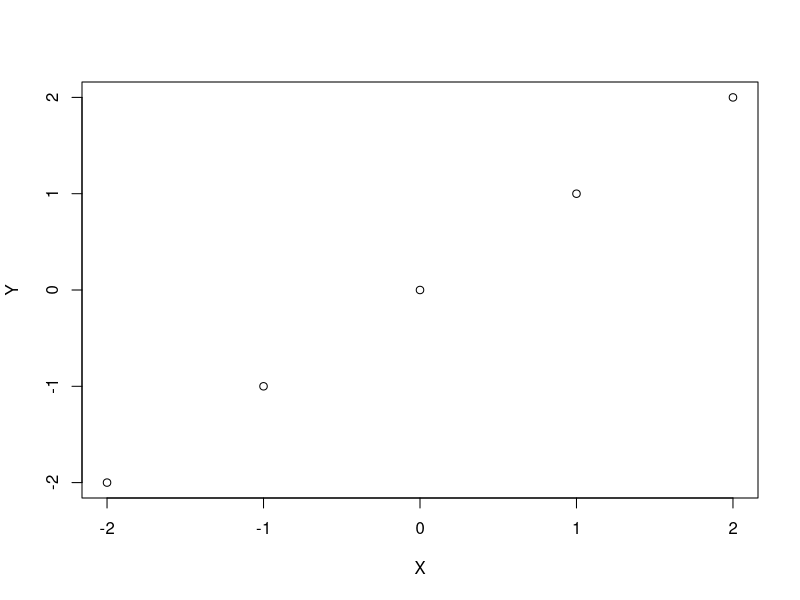
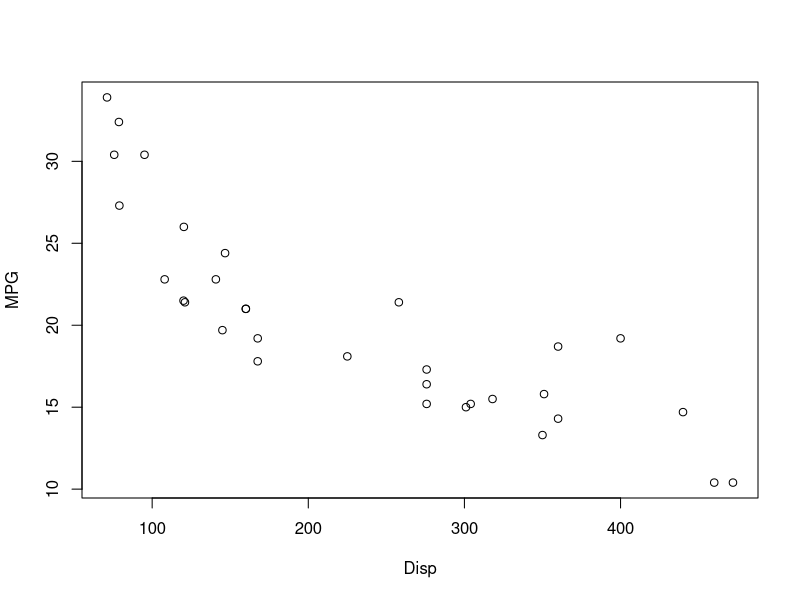
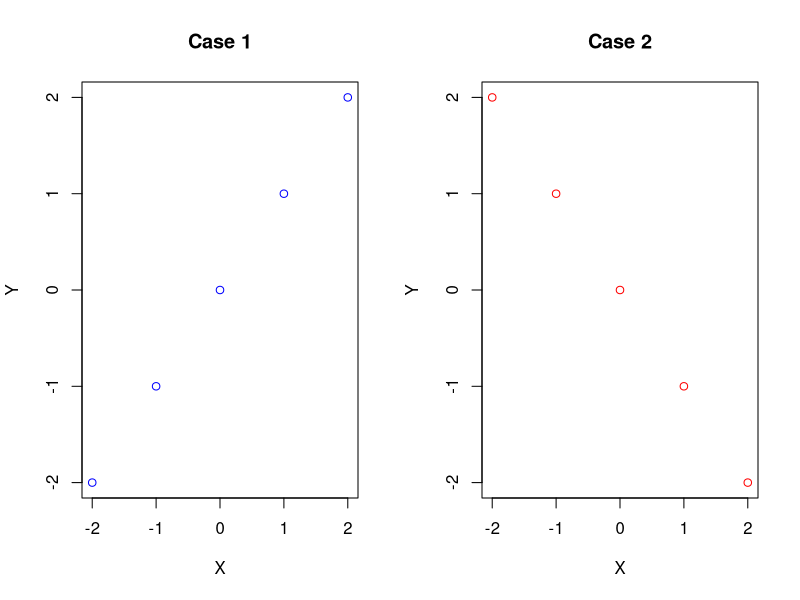
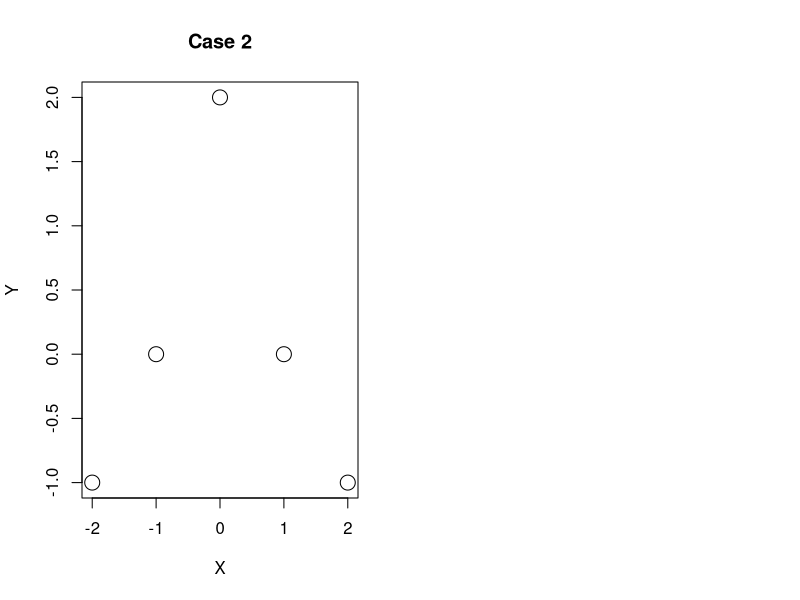
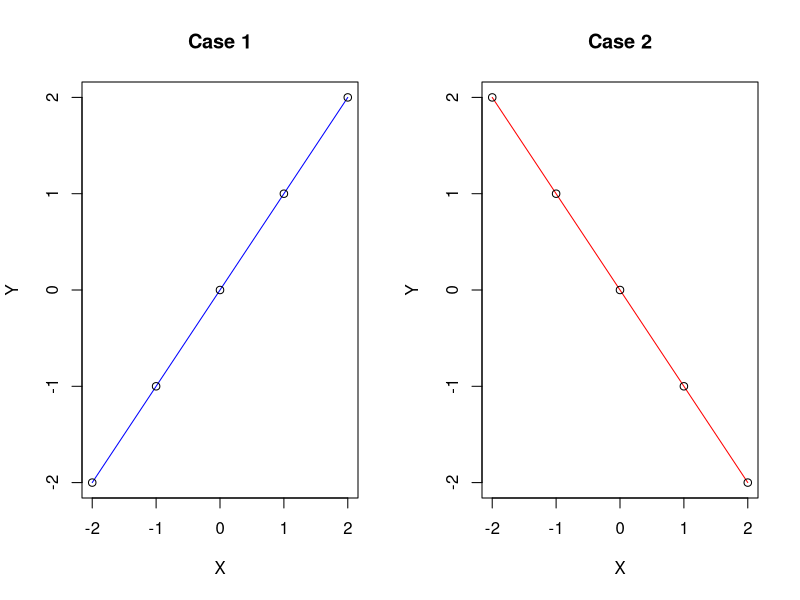
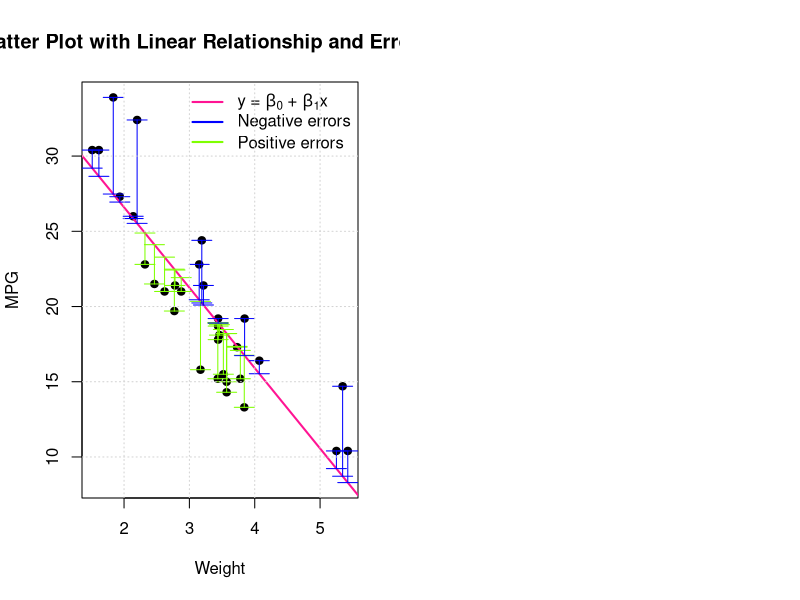

The R source for these figures, in order:
## ---- chunk 1
knitr::opts_chunk$set(echo = T, warning = F, message = F)
## ---- chunk 2
X = c(-2, -1, 0, 1, 2)
Y = c(-2, -1, 0, 1, 2)
plot(X, Y)
## ---- chunk 3
data("mtcars")
Disp = mtcars$disp
MPG = mtcars$mpg
plot(Disp, MPG)
## ---- chunk 4
par(mfrow = c(1,2))
plot(c(-2, -1, 0, 1, 2), c(-2, -1, 0, 1, 2), xlab="X", ylab = "Y", main="Case 1", col="blue")
plot(c(-2, -1, 0, 1, 2), c(2, 1, 0, -1, -2), xlab="X", ylab = "Y", main="Case 2", col="red")
## ---- chunk 5
plot(c(2,1,0,-1,-2), c(-1,0,2,0, -1), xlab="X", ylab = "Y", main="Case 2", col="black", cex = 2)
## ---- chunk 6
X = c(-2, -1, 0, 1, 2)
Y = c(-2, -1, 0, 1, 2)
cov(X, Y)
cor(X, Y)
## ---- chunk 7
data("mtcars")
Disp = mtcars$disp
MPG = mtcars$mpg
cov(Disp, MPG)
cor(Disp, MPG)
## ---- chunk 8
data("mtcars")
Drat = mtcars$drat
MPG = mtcars$mpg
cov(Drat, MPG)
cor(Drat, MPG)
## ---- chunk 9
x = c(85, 90, 78, 65, 70 )
y = c(80, 78, 65, 50, 55)
cor(x, y, method = "spearman")
## ---- chunk 10
par(mfrow = c(1,2))
plot(c(-2, -1, 0, 1, 2), c(-2, -1, 0, 1, 2), xlab="X", ylab = "Y", main="Case 1", col="blue", type="l")
points(c(-2, -1, 0, 1, 2), c(-2, -1, 0, 1, 2))
plot(c(-2, -1, 0, 1, 2), c(2, 1, 0, -1, -2), xlab="X", ylab = "Y", main="Case 2", col="red", type="l")
points(c(-2, -1, 0, 1, 2), c(2, 1, 0, -1, -2))
## ---- chunk 11

# Set seed for reproducibility
set.seed(123)

# Generate data for x
x <- mtcars$wt #seq(1, 20, by = 1)

# Generate corresponding y values with a linear relationship and added noise (error)
y <- mtcars$mpg #2 * x + rnorm(length(x), mean = 0, sd = 5)

# Calculate the fitted values from the linear regression model
model <- lm(y ~ x)
fitted_values <- model$fitted.values

# Calculate errors (residuals)
errors <- y - fitted_values

# Plot scatter plot with linear relationship and errors
plot(x, y, main = "Scatter Plot with Linear Relationship and Error Bars",
     xlab = "Weight", ylab = "MPG", pch = 19, col = "black", ylim = c(min(y, fitted_values), max(y, fitted_values)   )  )

# Add the linear regression line
abline(model, col = "deeppink", lwd = 2)

# Add vertical error bars to represent the residuals
iii = errors < 0
arrows(x[iii], fitted_values[iii], x[iii], y[iii], angle = 90, code = 3, length = 0.1, col = "chartreuse1")


# Add vertical error bars to represent the residuals
iii = errors > 0
arrows(x[iii], fitted_values[iii], x[iii], y[iii], angle = 90, code = 3, length = 0.1, col = "blue")


legend("topright", legend = c(expression(paste("y = ", beta[0], " + ", beta[1], "x")), "Negative errors", "Positive errors"),
       col = c("deeppink", "blue", "chartreuse1"), lwd = 2, pch = c(NA, NA, NA), bty = "n", lty = 1, seg.len = 2)

# Add grid for better visualization
grid()



